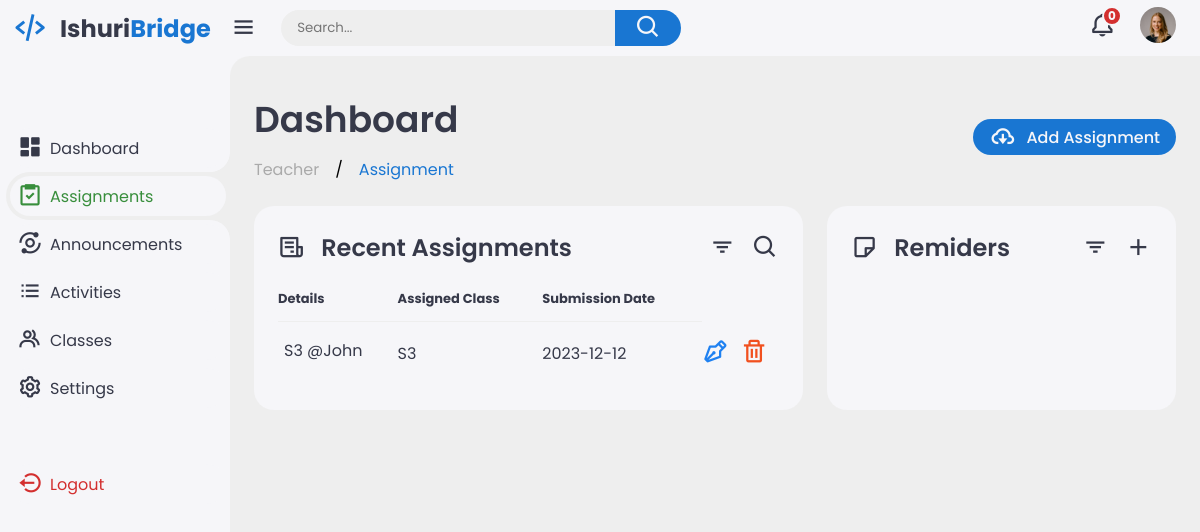
The app's page /assignments/ (signed in) with its own data.
### base/models.py (models this page shows, shortened)
class Teacher(AbstractBaseUser, PermissionsMixin):
    email = models.EmailField(unique=True, null=True)
    name = models.CharField(max_length=150, unique=True, null=True)
    is_active = models.BooleanField(default=True)
    is_staff = models.BooleanField(default=False)
    avatar = models.ImageField(null=False, default='avatar.svg')
    objects = CustomUserManager()
    USERNAME_FIELD = 'email'
    REQUIRED_FIELDS = ['username']

class Assignment(models.Model):
    host = models.ForeignKey(Teacher, on_delete=models.CASCADE, null=True)
    name = models.CharField(max_length=200, null=True)
    description = models.TextField(null=True)
    assigned_class = models.IntegerField(null=True)
    submission_date = models.CharField(max_length=300, null=True)
    uploaded = models.DateTimeField(auto_now=True)
    submitted = models.CharField(max_length=50, default='False')
    class Meta:
        ordering = ['-uploaded']

### base/views.py (the view)
# urls.py: path('assignments/', views.viewAssignments, name="view-assignments"),
@login_required(login_url='login')
def viewAssignments(request):
    assignments = Assignment.objects.filter(host=request.user)
    announcements = Announcement.objects.all()
    context = {'assignments': assignments, 'announcements': announcements,}
    return render(request, 'html/assignments-view.html', context)

### base/templates/html/assignments-view.html (shortened to what this page needs)
{% extends 'main.html' %}
{% load static %}
{% block content %}
<div class="sidebar">
    <a href="#" class="logo">
        <i class='bx bx-code-alt'></i>
        <div class="logo-name"><span>Ishuri</span>Bridge</div>
    </a>
    <ul class="side-menu">
        <li><a href="{% url 'teacher' %}"><i class='bx bxs-dashboard'></i>Dashboard</a></li>
        <li class="active"><a href="{% url 'add-assignment' %}"><i class='bx bx-task'></i>Assignments</a></li>
        <li><a href="#"><i class='bx bx-analyse'></i>Announcements</a></li>
        <li><a href="{% url 'view-activities'%}"><i class='bx bx-list-ul'></i>Activities</a></li>
        <li><a href="{% url 'classes-view' %}"><i class='bx bx-group'></i>Classes</a></li>
        <li><a href="{% url 'user-profile' request.user.id %}"><i class='bx bx-cog'></i>Settings</a></li>
    </ul>
    <ul class="side-menu">
        <li>
            <a href="{% url 'logout' %}" class="logout">
                <i class='bx bx-log-out-circle'></i>
                Logout
            </a>
        </li>
    </ul>
</div>
<div class="content">
    <main>
        <div class="header">
            <div class="left">
                <h1>Dashboard</h1>
                <ul class="breadcrumb">
                    <li><a href="#">
                            Teacher
                        </a></li>
                    /
                    <li><a href="" class="active">Assignment</a></li>
                </ul>
            </div>
            <a href="{% url 'add-assignment' %}" class="report">
                <i class='bx bx-cloud-download'></i>
                <span>Add Assignment</span>
            </a>
        </div>
        <div class="bottom-data">
            <div class="orders">
                <div class="header">
                    <i class='bx bx-receipt'></i>
                    <h3>Recent Assignments</h3>
                    <i class='bx bx-filter'></i>
                    <i class='bx bx-search'></i>
                </div>
                <table>
                    <thead>
                        <tr>
                            <th>Details</th>
                            <th>Assigned Class</th>
                            <th>Submission Date</th>
                        </tr>
                    </thead>
                    <tbody>
                        {% for assignment in assignments %}
                        <tr>
                            <td>
                                <p>{{assignment.name}}</p>
                            </td>
                            <td>S{{assignment.assigned_class}}</td>
                            <td>{{assignment.submission_date}}</td>
                            <td><a href="{% url 'update-assignment' assignment.id %}"><i class='bx bx-pen' style="color: rgb(31, 129, 241);"></i></a></td>
                            <td><a href="{% url 'delete-assignment' assignment.id %}"><i class='bx bx-trash' style="color: rgb(241, 80, 31);"></i></a></td>
                        </tr>
                        {% endfor %}
                    </tbody>
                </table>
            </div>
            <div class="reminders">
                <div class="header">
                    <i class='bx bx-note'></i>
                    <h3>Remiders</h3>
                    <i class='bx bx-filter'></i>
                    <i class='bx bx-plus'></i>
                </div>
            </div>
        </div>
    </main>
</div>
{% endblock content %}

### templates/main.html (shortened to what this page needs)
<!DOCTYPE html>
{% load static %}
<html lang="en">
<head>
    <link href='https://unpkg.com/boxicons@2.1.4/css/boxicons.min.css' rel='stylesheet'>
    <link rel="stylesheet" href="{% static 'style.css' %}">
</head>
<body>
  <div class="content">
    <nav>
      <i class='bx bx-menu'></i>
      <form action="#">
          <div class="form-input">
              <input type="search" placeholder="Search...">
              <button class="search-btn" type="submit"><i class='bx bx-search'></i></button>
          </div>
      </form>
      <a href="#" class="notif">
          <i class='bx bx-bell'></i>
          <span class="count">{{announcements.count}}</span>
      </a>
      <a href="{% url 'user-profile' request.user.id %}" class="profile">
          <img src="{{user.avatar.url}}">
      </a>
  </nav>
  </div>
  {% block content %}
  {% endblock content %}
</body>

### records on screen
Teacher: avatar (picture)
Assignment: name "S3 @John", assigned_class "3", submission_date "2023-12-12"

### other values on screen
{{ announcements.count }} "0"
